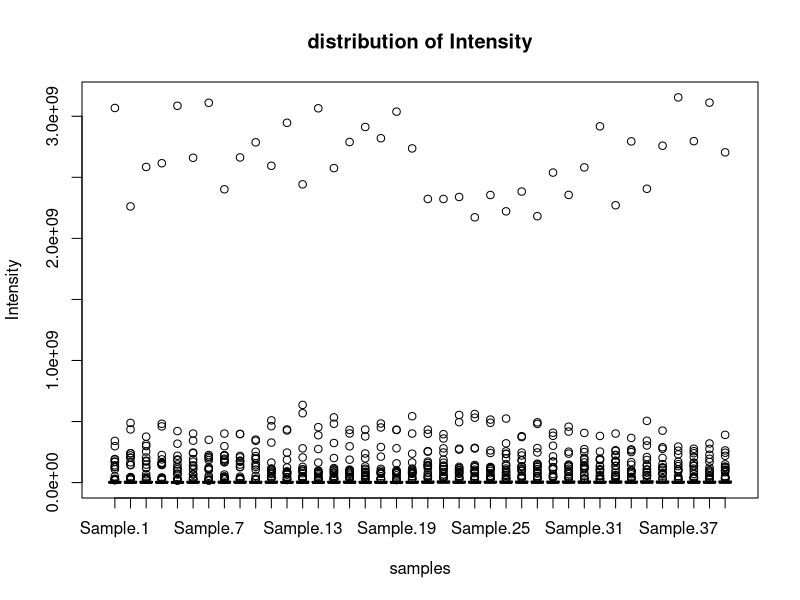
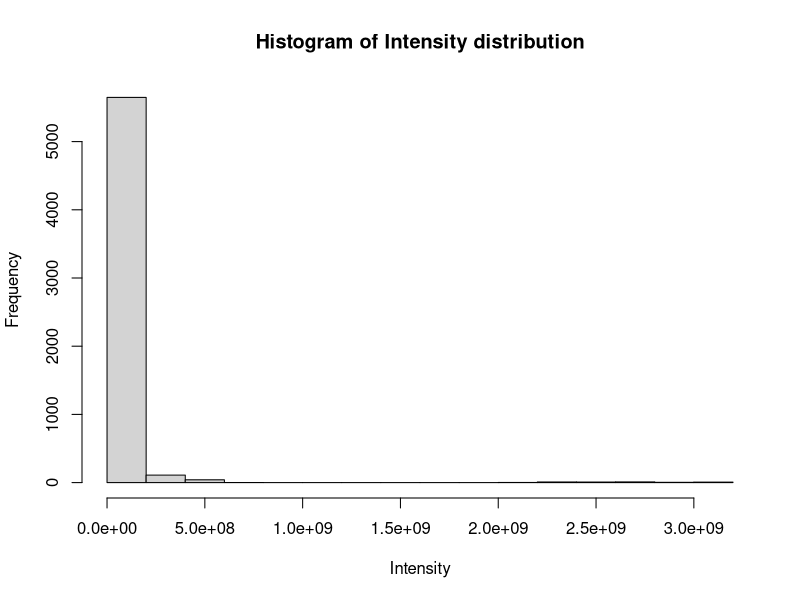
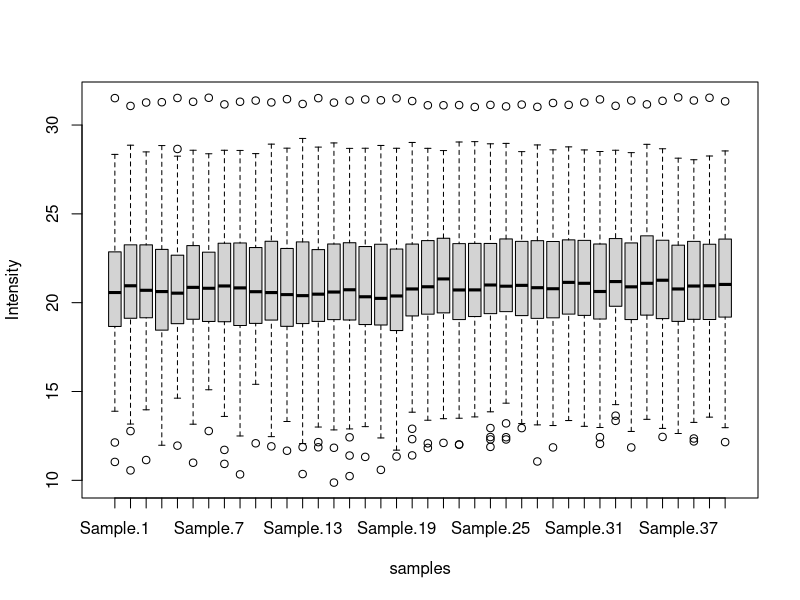
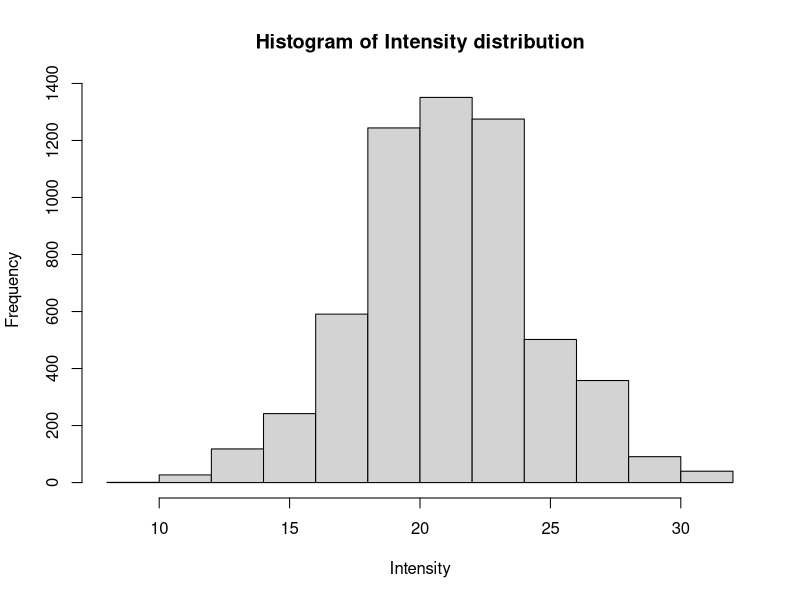
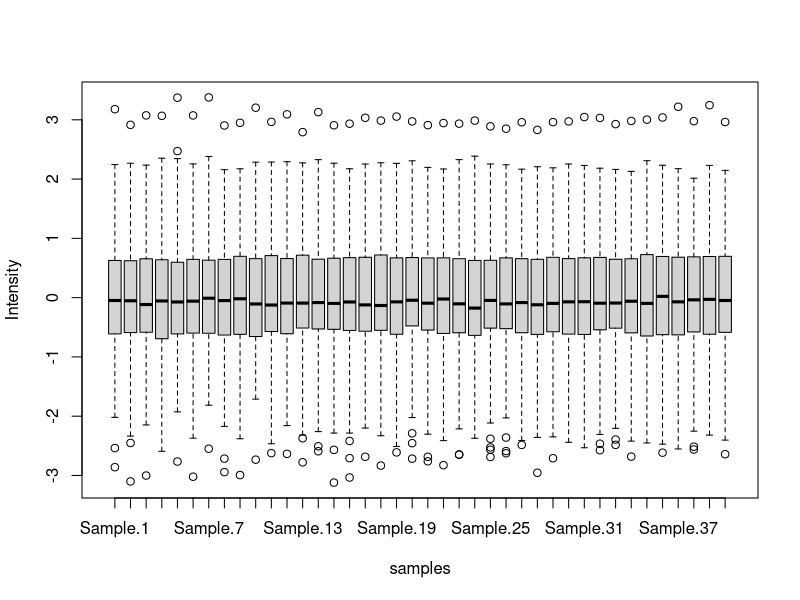
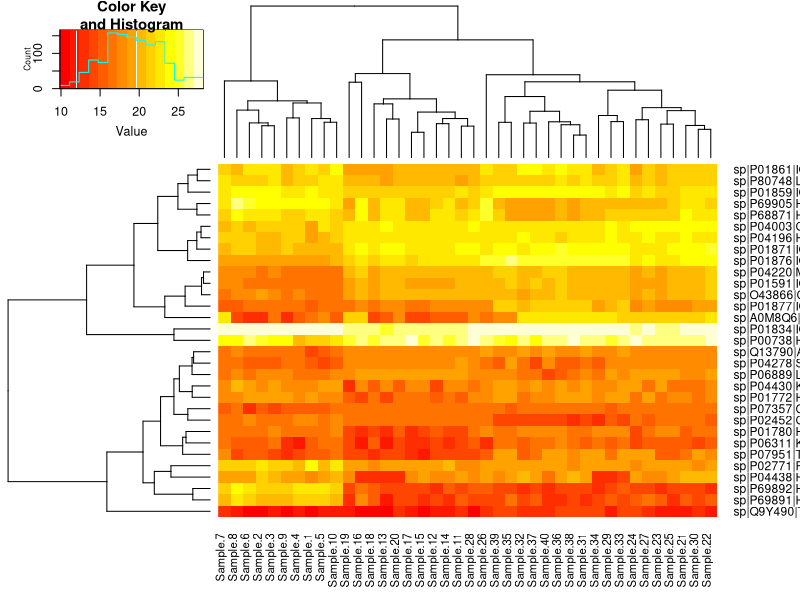
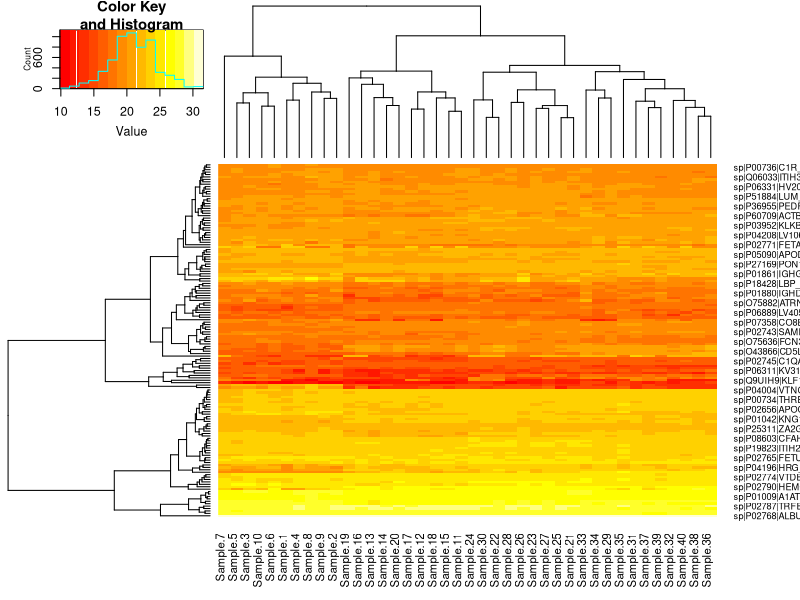
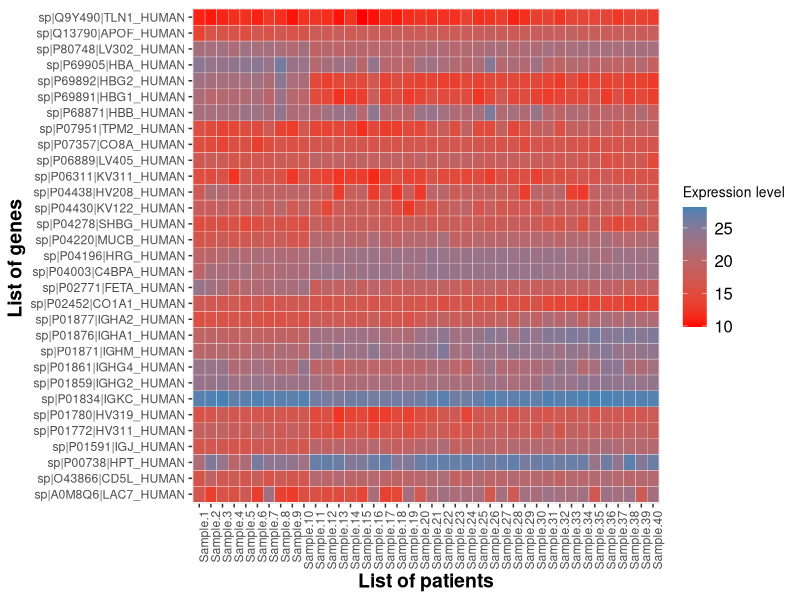

Recreate these plots in R, in order. (Note: this script raises an error after producing the figures.)
## ---- chunk 1
data<-read.table("SWATH.example.data.csv", sep=",",header=T, row.names = 1)
data
boxplot(data, ylab="Intensity", xlab="samples", main = "distribution of Intensity") 
hist(as.numeric(unlist(data)), main = "Histogram of Intensity distribution",  xlab = "Intensity")
## ---- chunk 2
data <- log2(data)
boxplot(data, ylab="Intensity", xlab="samples") 
hist(as.numeric(unlist(data)), main = "Histogram of Intensity distribution",  xlab = "Intensity")
## ---- chunk 3
norm.data <- scale(data) ##mean center and scaling normalization
boxplot(norm.data, ylab="Intensity", xlab="samples")
## ---- chunk 4
Results <- as.data.frame(norm.data)
## Calcul of the mean Intensity for each conditions : 
Results$control <- rowMeans(norm.data[, c(1:10)])
Results$less1 <- rowMeans(norm.data[, c(11:20)])
Results$onetofive <- rowMeans(norm.data[, c(21:30)])
Results$adult <- rowMeans(norm.data[, c(31:40)])
Results <- Results[, c(41, 42, 43, 44)]


d <- data.frame(mean = 1:40, group = 1:40)
for (i in 1:nrow(norm.data)) {
  d$prot <- as.numeric(norm.data[i, ])
  d$group[1:10] <- "control"
  d$group[11:20] <- "less1"
  d$group[21:30] <- "onetofive"
  d$group[31:40] <- "adult"
  model <- lm(formula = prot ~ group, data = d)
  Results$p[i] <- anova(model)$"Pr(>F)"
  Results$p[i] <- p.adjust(Results$p[i], method = "BH") ## multiple testing correction with de Benjamini Hochberg technique
  # print(TukeyHSD(aov(mean ~ group, data = d)))
}
## ---- chunk 5
Results$FC <-apply(Results[, 1:4], 1, max) - apply(Results[, 1:4], 1, min)
Results
## ---- chunk 6
resultsANOVA <-Results[which(Results$p <= 0.05 & abs(Results$FC) >= 0.5), ]
resultsANOVA
## ---- chunk 7
DEprot <- as.data.frame(data[which(row.names(data) %in% row.names(resultsANOVA)),])
d <- data.frame(mean = 1:40, group = 1:40)
for (i in 1:nrow(DEprot)) {
  d$prot <- as.numeric(DEprot[i, ])
  d$group[1:10] <- "control"
  d$group[11:20] <- "less1"
  d$group[21:30] <- "onetofive"
  d$group[31:40] <- "adult"
  print(paste0(row.names(DEprot[i,]), " :"))
  print(TukeyHSD(aov(prot ~ group, data = d)))
}
## ---- chunk 8
heat <- as.matrix(data[which(row.names(data) %in% row.names(resultsANOVA)),])
## ---- chunk 9
library(gplots)
heatmap.2(heat, trace = "none") 
heatmap.2(as.matrix(data), trace = "none") 
## ---- chunk 10
library(reshape2)
heat <- melt(heat)
names(heat) <- c("protein", "sample", "value")

library(ggplot2)
ggplot(heat, aes(sample, protein )) +
  geom_tile(aes(fill = value), color = "white") +
  scale_fill_gradient(low = "red", high = "steelblue") +
  ylab("List of genes ") +
  xlab("List of patients") +
  theme(legend.title = element_text(size = 10),
        legend.text = element_text(size = 12),
        plot.title = element_text(size=16),
        axis.title=element_text(size=14,face="bold"),
        axis.text.x = element_text(angle = 90, hjust = 1)) +
  labs(fill = "Expression level")
## ---- chunk 11
  plotTitle <- "Results of the ANOVA tests perform on each protein"
  values <- as.data.frame(Results)
  forplot <- data.frame(x=as.numeric(values[,6]), y=-log10(values[,5]), id=row.names(values))
  tmp <- forplot[as.numeric(forplot$y)>=-log10(tresh_fc) & abs(forplot$x)>tresh_fc,]
  p <- ggplot(forplot) + geom_point(aes(x, y , color = ifelse(y>=-log10(tresh_p) & abs(x)>=tresh_fc, "not signi", "FC")),show.legend = F) +
    scale_color_manual(values = c("blue", "red")) +
    geom_text_repel(data = subset(forplot, abs(forplot$x)>=tresh_fc & forplot$y>=-log10(tresh_p)),
                    aes(x,y,label = id),
                    size = 2) +
    geom_vline(xintercept = tresh_fc ) +
    geom_vline(xintercept = -tresh_fc) + 
    geom_hline(yintercept = -log10(tresh_p)) + 
    labs(title = plotTitle,x="maximum Fold-change", y="-log10(P.Value)") + theme_bw() 
    print(p)
## ---- chunk 12
res <- row.names(resultsANOVA)
print(res)
saveRDS(res, "resANOVA.rds")
